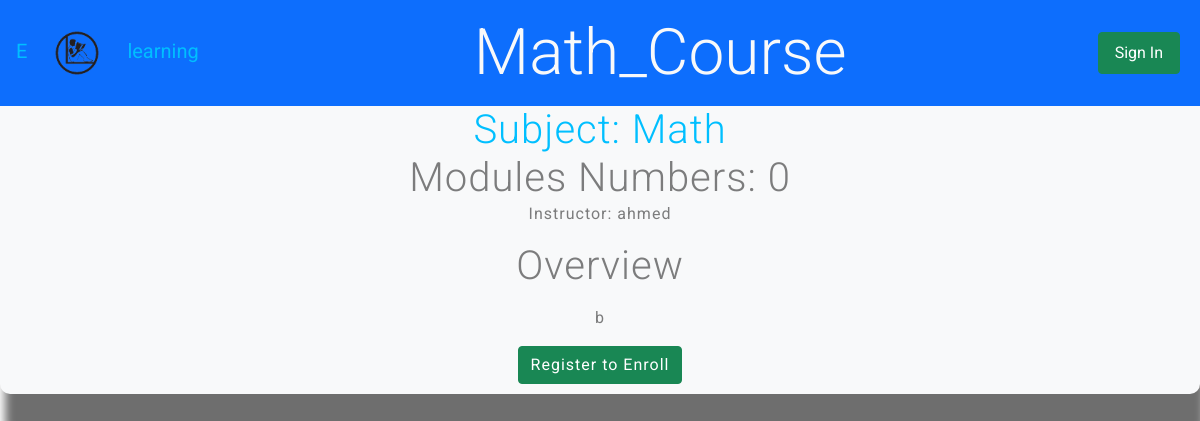
The page /course/Math_Course/ on the database its author committed.
### courses/models.py (models this page shows, shortened)
class Course(models.Model):
    owner = models.ForeignKey(User, related_name="courses_created", on_delete=models.CASCADE)
    subject = models.ForeignKey(Subject, related_name="courses", on_delete=models.CASCADE)
    title = models.CharField(max_length=200)
    overview = models.TextField()
    slug = models.CharField(max_length=200, unique=True)
    created = models.DateTimeField(auto_now_add=True)
    students = models.ManyToManyField(User, related_name="courses_joined", blank=True)
    class Meta:
        ordering = ['-created']

class Subject(models.Model):
    title = models.CharField(max_length=200)
    slug = models.SlugField(max_length=200, unique=True)
    class Meta:
        ordering = ['title']

### courses/views.py (the view)
# urls.py: path('<slug:slug>/', views.CourseDetailView.as_view(), name='course_detail'),
class CourseDetailView(DetailView):
    model = Course
    template_name = 'courses/course/detail.html'
    def get_context_data(self, **kwargs):
        context = super().get_context_data(**kwargs)
        context['enroll_form'] = CourseEnrollForm(initial={'course': self.object})
        return context

### courses/templates/courses/course/detail.html (shortened to what this page needs)
{% extends 'base.html' %}
{% load static %}
{% block page_title %}
            {{ object.title }}
{% endblock %}
{% block content %}
    {% with subject=object.subject %}
        <div class="shadow-style text-center text-black-50  bg-light">
            <p>
                <a class="display-6" href="{% url 'course_list_subject' subject.slug %}">Subject: {{ subject.title }}</a>
                <br>
                <span class="display-6">
                    Modules Numbers: {{ object.modules.count }}
                </span>
                <br>
                Instructor: {{ object.owner }}
            </p>
            <h5 class="display-6">Overview</h5>
            <p>
                {{ object.overview|linebreaks }}
            </p>
            {% if request.user.is_authenticated %}
                {% if request.user in object.students.all  %}
                    <p>
                        <a class="btn btn-primary" href="{% url 'student_course_detail' object.id %}">
                            Access Contents
                        </a>
                    </p>
                {% else %}
                    <form action="{% url 'student_enroll_course'%}" method="post">
                        {{ enroll_form }}
                        {% csrf_token %}
                        <button class="btn btn-primary w-100" type="submit" value="Enroll Now">Enroll Now</button>
                    </form>
                {% endif %}
            {% else %}
                <a class="btn btn-success" href="{% url 'student_registration' %}">
                    Register to Enroll
                </a>
            {% endif %}
        </div>
    {% endwith %}
{% endblock %}

### courses/static/base.css (style rules this page uses)
body { width: 100%; margin:0; font-family:'Roboto', sans-serif; font-weight:400; color: deepskyblue; }
a { color:deepskyblue; text-decoration:none; }
h1, h2, h3, h4, h5, h6 { font-family:'Roboto', sans-serif; font-weight:300; }
.shadow-style { border-radius: 10px; padding: 10px; background: #434343; letter-spacing: 1px; box-shadow: 5px 40px 10px rgba(0,0,0,0.57); transition: all 0.4s ease 0s; color: deepskyblue; }

### rows shown on the page
Course: title "Math_Course", modules.count "0", owner "ahmed", overview "b"
Subject: title "Math"
